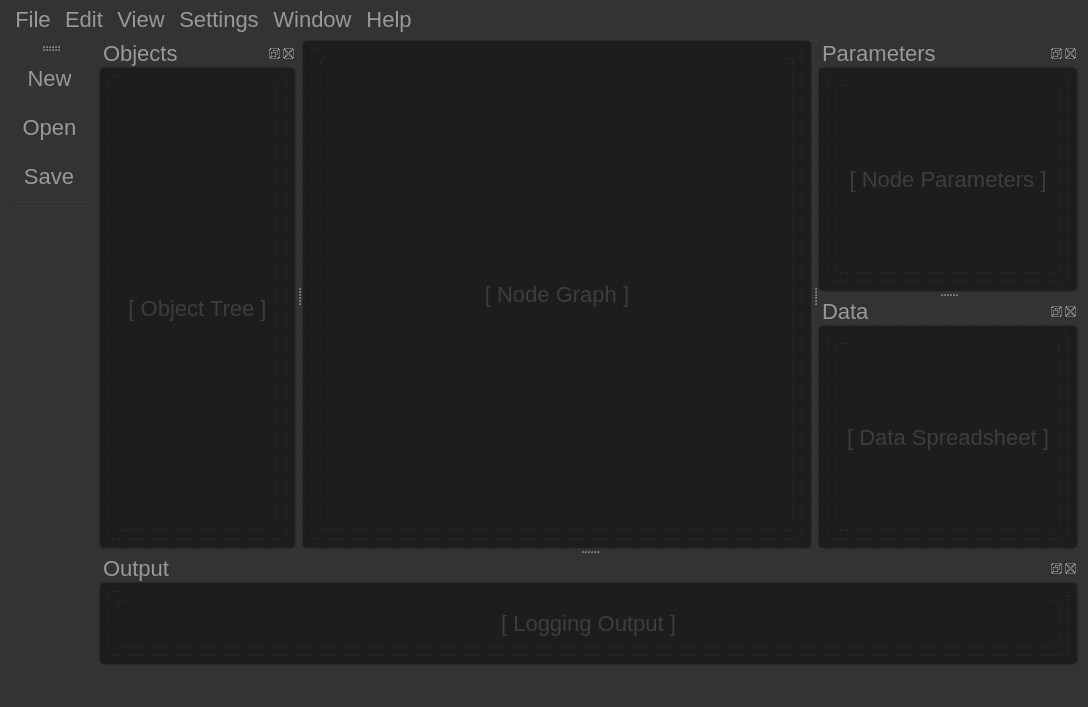
<?xml version="1.0" encoding="UTF-8"?>
<ui version="4.0">
 <author>Danger</author>
 <class>MainWindow</class>
 <widget class="QMainWindow" name="MainWindow">
  <property name="geometry">
   <rect>
    <x>0</x>
    <y>0</y>
    <width>1088</width>
    <height>707</height>
   </rect>
  </property>
  <property name="sizePolicy">
   <sizepolicy hsizetype="Preferred" vsizetype="Preferred">
    <horstretch>0</horstretch>
    <verstretch>0</verstretch>
   </sizepolicy>
  </property>
  <property name="minimumSize">
   <size>
    <width>640</width>
    <height>480</height>
   </size>
  </property>
  <property name="windowTitle">
   <string>OctoTools</string>
  </property>
  <property name="windowIcon">
   <iconset resource="resources.qrc">
    <normaloff>:/icons/octotools/octo-tools.svg</normaloff>:/icons/octotools/octo-tools.svg</iconset>
  </property>
  <property name="layoutDirection">
   <enum>Qt::LeftToRight</enum>
  </property>
  <property name="styleSheet">
   <string notr="true">padding:5px; color:#999999; margin-top:0px; margin-bottom:0px; border:0px solid #111111; border-radius:5px; background-color:#333333; font-size: 22px</string>
  </property>
  <property name="documentMode">
   <bool>false</bool>
  </property>
  <property name="dockOptions">
   <set>QMainWindow::AllowNestedDocks|QMainWindow::AllowTabbedDocks|QMainWindow::AnimatedDocks</set>
  </property>
  <property name="unifiedTitleAndToolBarOnMac">
   <bool>false</bool>
  </property>
  <widget class="QWidget" name="centralwidget">
   <property name="acceptDrops">
    <bool>true</bool>
   </property>
   <property name="statusTip">
    <string>Node Graph</string>
   </property>
   <property name="autoFillBackground">
    <bool>false</bool>
   </property>
   <property name="styleSheet">
    <string notr="true">background-color:#1d1d1d; color:#3d3d3d;padding:10px; border:1px dashed #333;</string>
   </property>
   <layout class="QVBoxLayout" name="verticalLayout_4">
    <item>
     <widget class="QWidget" name="widget_5" native="true">
      <layout class="QVBoxLayout" name="verticalLayout_10">
       <item>
        <widget class="QLabel" name="label_3">
         <property name="minimumSize">
          <size>
           <width>24</width>
           <height>24</height>
          </size>
         </property>
         <property name="text">
          <string>[ Node Graph ]</string>
         </property>
         <property name="scaledContents">
          <bool>true</bool>
         </property>
         <property name="alignment">
          <set>Qt::AlignCenter</set>
         </property>
         <property name="wordWrap">
          <bool>false</bool>
         </property>
         <property name="indent">
          <number>0</number>
         </property>
         <property name="openExternalLinks">
          <bool>false</bool>
         </property>
        </widget>
       </item>
      </layout>
     </widget>
    </item>
   </layout>
  </widget>
  <widget class="QStatusBar" name="Status">
   <property name="styleSheet">
    <string notr="true">padding:10px</string>
   </property>
  </widget>
  <widget class="QToolBar" name="ToolBar">
   <property name="sizePolicy">
    <sizepolicy hsizetype="Fixed" vsizetype="Preferred">
     <horstretch>0</horstretch>
     <verstretch>0</verstretch>
    </sizepolicy>
   </property>
   <property name="minimumSize">
    <size>
     <width>0</width>
     <height>0</height>
    </size>
   </property>
   <property name="windowTitle">
    <string>toolBar</string>
   </property>
   <property name="statusTip">
    <string>Tool Bar</string>
   </property>
   <property name="styleSheet">
    <string notr="true">padding:10px;</string>
   </property>
   <property name="iconSize">
    <size>
     <width>30</width>
     <height>30</height>
    </size>
   </property>
   <property name="toolButtonStyle">
    <enum>Qt::ToolButtonIconOnly</enum>
   </property>
   <property name="floatable">
    <bool>false</bool>
   </property>
   <attribute name="toolBarArea">
    <enum>LeftToolBarArea</enum>
   </attribute>
   <attribute name="toolBarBreak">
    <bool>false</bool>
   </attribute>
   <addaction name="actionNew"/>
   <addaction name="actionOpen"/>
   <addaction name="actionSave"/>
   <addaction name="separator"/>
   <addaction name="separator"/>
  </widget>
  <widget class="QDockWidget" name="dockWidget">
   <property name="cursor">
    <cursorShape>SizeAllCursor</cursorShape>
   </property>
   <property name="windowIcon">
    <iconset resource="resources.qrc">
     <normaloff>:/icons/svg/material/outlined/Editor/table_chart.svg</normaloff>:/icons/svg/material/outlined/Editor/table_chart.svg</iconset>
   </property>
   <property name="statusTip">
    <string>Object Tree</string>
   </property>
   <property name="styleSheet">
    <string notr="true">padding:10px; border:1px dashed #333;</string>
   </property>
   <property name="floating">
    <bool>false</bool>
   </property>
   <property name="features">
    <set>QDockWidget::AllDockWidgetFeatures</set>
   </property>
   <property name="windowTitle">
    <string>Objects</string>
   </property>
   <attribute name="dockWidgetArea">
    <number>1</number>
   </attribute>
   <widget class="QWidget" name="dockWidgetContents">
    <property name="cursor">
     <cursorShape>ArrowCursor</cursorShape>
    </property>
    <property name="styleSheet">
     <string notr="true">background-color:#1d1d1d; color:#3d3d3d;</string>
    </property>
    <layout class="QVBoxLayout" name="verticalLayout">
     <item>
      <widget class="QWidget" name="widget" native="true">
       <property name="focusPolicy">
        <enum>Qt::NoFocus</enum>
       </property>
       <property name="styleSheet">
        <string notr="true"/>
       </property>
       <layout class="QVBoxLayout" name="verticalLayout_2">
        <item>
         <widget class="QLabel" name="label_4">
          <property name="text">
           <string>[ Object Tree ]</string>
          </property>
          <property name="alignment">
           <set>Qt::AlignCenter</set>
          </property>
         </widget>
        </item>
       </layout>
      </widget>
     </item>
    </layout>
   </widget>
  </widget>
  <widget class="QDockWidget" name="dockWidget_2">
   <property name="cursor">
    <cursorShape>SizeAllCursor</cursorShape>
   </property>
   <property name="statusTip">
    <string>Node Parameters</string>
   </property>
   <property name="styleSheet">
    <string notr="true">padding:10px; border:1px dashed #333;</string>
   </property>
   <property name="windowTitle">
    <string>Parameters</string>
   </property>
   <attribute name="dockWidgetArea">
    <number>2</number>
   </attribute>
   <widget class="QWidget" name="dockWidgetContents_3">
    <property name="cursor">
     <cursorShape>ArrowCursor</cursorShape>
    </property>
    <property name="styleSheet">
     <string notr="true">background-color:#1d1d1d; color:#3d3d3d;</string>
    </property>
    <layout class="QVBoxLayout" name="verticalLayout_3">
     <item>
      <widget class="QWidget" name="widget_2" native="true">
       <layout class="QVBoxLayout" name="verticalLayout_8">
        <item>
         <widget class="QLabel" name="label">
          <property name="text">
           <string>[ Node Parameters ]</string>
          </property>
          <property name="alignment">
           <set>Qt::AlignCenter</set>
          </property>
         </widget>
        </item>
       </layout>
      </widget>
     </item>
    </layout>
   </widget>
  </widget>
  <widget class="QDockWidget" name="dockWidget_3">
   <property name="cursor">
    <cursorShape>SizeAllCursor</cursorShape>
   </property>
   <property name="statusTip">
    <string>Output Log</string>
   </property>
   <property name="autoFillBackground">
    <bool>false</bool>
   </property>
   <property name="styleSheet">
    <string notr="true">padding:10px; border:1px dashed #333;</string>
   </property>
   <property name="windowTitle">
    <string>Output</string>
   </property>
   <attribute name="dockWidgetArea">
    <number>8</number>
   </attribute>
   <widget class="QWidget" name="dockWidgetContents_4">
    <property name="cursor">
     <cursorShape>ArrowCursor</cursorShape>
    </property>
    <property name="styleSheet">
     <string notr="true">background-color:#1d1d1d; color:#3d3d3d;</string>
    </property>
    <layout class="QVBoxLayout" name="verticalLayout_7">
     <item>
      <widget class="QWidget" name="widget_4" native="true">
       <layout class="QVBoxLayout" name="verticalLayout_9">
        <item>
         <widget class="QLabel" name="label_2">
          <property name="text">
           <string>[ Logging Output ]</string>
          </property>
          <property name="alignment">
           <set>Qt::AlignCenter</set>
          </property>
         </widget>
        </item>
       </layout>
      </widget>
     </item>
    </layout>
   </widget>
  </widget>
  <widget class="QDockWidget" name="dockWidget_4">
   <property name="cursor">
    <cursorShape>SizeAllCursor</cursorShape>
   </property>
   <property name="statusTip">
    <string>Data Spreadsheet</string>
   </property>
   <property name="styleSheet">
    <string notr="true">padding:10px; border:1px dashed #333;</string>
   </property>
   <property name="windowTitle">
    <string extracomment="choice as">Data </string>
   </property>
   <attribute name="dockWidgetArea">
    <number>2</number>
   </attribute>
   <widget class="QWidget" name="dockWidgetContents_5">
    <property name="cursor">
     <cursorShape>ArrowCursor</cursorShape>
    </property>
    <property name="styleSheet">
     <string notr="true">background-color:#1d1d1d; color:#3d3d3d;</string>
    </property>
    <layout class="QVBoxLayout" name="verticalLayout_5">
     <item>
      <widget class="QWidget" name="widget_3" native="true">
       <layout class="QVBoxLayout" name="verticalLayout_6">
        <item>
         <widget class="QLabel" name="label_5">
          <property name="text">
           <string>[ Data Spreadsheet ]</string>
          </property>
          <property name="alignment">
           <set>Qt::AlignCenter</set>
          </property>
         </widget>
        </item>
       </layout>
      </widget>
     </item>
    </layout>
   </widget>
  </widget>
  <widget class="QToolBar" name="RightToolBar">
   <property name="maximumSize">
    <size>
     <width>10</width>
     <height>10</height>
    </size>
   </property>
   <property name="windowTitle">
    <string>toolBar</string>
   </property>
   <property name="styleSheet">
    <string notr="true">padding:0px</string>
   </property>
   <property name="movable">
    <bool>false</bool>
   </property>
   <attribute name="toolBarArea">
    <enum>RightToolBarArea</enum>
   </attribute>
   <attribute name="toolBarBreak">
    <bool>false</bool>
   </attribute>
  </widget>
  <widget class="QMenuBar" name="menuBar">
   <property name="geometry">
    <rect>
     <x>0</x>
     <y>0</y>
     <width>1088</width>
     <height>46</height>
    </rect>
   </property>
   <widget class="QMenu" name="menuFile">
    <property name="title">
     <string>File</string>
    </property>
    <addaction name="actionOpen_2"/>
    <addaction name="actionOpen_3"/>
    <addaction name="actionSave_2"/>
    <addaction name="actionQuit"/>
   </widget>
   <widget class="QMenu" name="menuEdit">
    <property name="title">
     <string>Edit</string>
    </property>
   </widget>
   <widget class="QMenu" name="menuView">
    <property name="title">
     <string>View</string>
    </property>
   </widget>
   <widget class="QMenu" name="menuSettings">
    <property name="title">
     <string>Settings</string>
    </property>
   </widget>
   <widget class="QMenu" name="menuWindow">
    <property name="title">
     <string>Window</string>
    </property>
   </widget>
   <widget class="QMenu" name="menuHelp">
    <property name="title">
     <string>Help</string>
    </property>
    <addaction name="actionAbout"/>
   </widget>
   <addaction name="menuFile"/>
   <addaction name="menuEdit"/>
   <addaction name="menuView"/>
   <addaction name="menuSettings"/>
   <addaction name="menuWindow"/>
   <addaction name="menuHelp"/>
  </widget>
  <action name="actionNew">
   <property name="icon">
    <iconset resource="resources.qrc">
     <normaloff>:/icons/octotools/task.svg</normaloff>:/icons/octotools/task.svg</iconset>
   </property>
   <property name="text">
    <string>New</string>
   </property>
   <property name="statusTip">
    <string>New File</string>
   </property>
  </action>
  <action name="actionOpen">
   <property name="icon">
    <iconset resource="resources.qrc">
     <normaloff>:/icons/octotools/folder_02.svg</normaloff>:/icons/octotools/folder_02.svg</iconset>
   </property>
   <property name="text">
    <string>Open</string>
   </property>
   <property name="statusTip">
    <string>Open File</string>
   </property>
  </action>
  <action name="actionSave">
   <property name="icon">
    <iconset resource="resources.qrc">
     <normaloff>:/icons/octotools/floppy-disk.svg</normaloff>:/icons/octotools/floppy-disk.svg</iconset>
   </property>
   <property name="text">
    <string>Save</string>
   </property>
   <property name="statusTip">
    <string>Save File</string>
   </property>
  </action>
  <action name="actionSave_As">
   <property name="icon">
    <iconset resource="resources.qrc">
     <normaloff>:/icons/svg/material/outlined/Content/save.svg</normaloff>:/icons/svg/material/outlined/Content/save.svg</iconset>
   </property>
   <property name="text">
    <string>Save As</string>
   </property>
   <property name="statusTip">
    <string>Save File As...</string>
   </property>
  </action>
  <action name="actionRecent_File">
   <property name="icon">
    <iconset resource="resources.qrc">
     <normaloff>:/icons/svg/material/TwoTone/Image/timelapse.svg</normaloff>:/icons/svg/material/TwoTone/Image/timelapse.svg</iconset>
   </property>
   <property name="text">
    <string>Recent File 01</string>
   </property>
  </action>
  <action name="actionRecent_File_02">
   <property name="icon">
    <iconset resource="resources.qrc">
     <normaloff>:/icons/svg/material/TwoTone/Image/timelapse.svg</normaloff>:/icons/svg/material/TwoTone/Image/timelapse.svg</iconset>
   </property>
   <property name="text">
    <string>Recent File 02</string>
   </property>
  </action>
  <action name="actionRecent_File_03">
   <property name="icon">
    <iconset resource="resources.qrc">
     <normaloff>:/icons/svg/material/TwoTone/Image/timelapse.svg</normaloff>:/icons/svg/material/TwoTone/Image/timelapse.svg</iconset>
   </property>
   <property name="text">
    <string>Recent File 03</string>
   </property>
  </action>
  <action name="actionMode">
   <property name="checkable">
    <bool>true</bool>
   </property>
   <property name="icon">
    <iconset resource="resources.qrc">
     <normaloff>:/icons/svg/material/outlined/Toggle/toggle_off.svg</normaloff>
     <normalon>:/icons/svg/material/outlined/Toggle/toggle_on.svg</normalon>:/icons/svg/material/outlined/Toggle/toggle_off.svg</iconset>
   </property>
   <property name="text">
    <string>Mode</string>
   </property>
   <property name="toolTip">
    <string>Mode</string>
   </property>
   <property name="statusTip">
    <string>View Mode Switch</string>
   </property>
  </action>
  <action name="actionObjects">
   <property name="checkable">
    <bool>true</bool>
   </property>
   <property name="icon">
    <iconset resource="resources.qrc">
     <normaloff>:/icons/svg/material/TwoTone/Content/font_download.svg</normaloff>:/icons/svg/material/TwoTone/Content/font_download.svg</iconset>
   </property>
   <property name="text">
    <string>Objects</string>
   </property>
  </action>
  <action name="actionParameters">
   <property name="checkable">
    <bool>true</bool>
   </property>
   <property name="text">
    <string>Parameters</string>
   </property>
  </action>
  <action name="actionData_Spreadsheet">
   <property name="checkable">
    <bool>true</bool>
   </property>
   <property name="text">
    <string>Data Spreadsheet</string>
   </property>
  </action>
  <action name="actionOutput_Log">
   <property name="checkable">
    <bool>true</bool>
   </property>
   <property name="text">
    <string>Output Log</string>
   </property>
  </action>
  <action name="actionFile">
   <property name="text">
    <string>File</string>
   </property>
   <property name="toolTip">
    <string>File</string>
   </property>
  </action>
  <action name="actionlogo">
   <property name="icon">
    <iconset resource="resources.qrc">
     <normaloff>:/icons/octotools/octo-tools.svg</normaloff>:/icons/octotools/octo-tools.svg</iconset>
   </property>
   <property name="text">
    <string/>
   </property>
  </action>
  <action name="actionEdit">
   <property name="text">
    <string>Edit</string>
   </property>
   <property name="toolTip">
    <string>Edit</string>
   </property>
  </action>
  <action name="actionView">
   <property name="text">
    <string>View</string>
   </property>
   <property name="toolTip">
    <string>File</string>
   </property>
  </action>
  <action name="actionSettings">
   <property name="text">
    <string>Settings</string>
   </property>
  </action>
  <action name="actionWindow">
   <property name="text">
    <string>Window</string>
   </property>
  </action>
  <action name="actionHelp">
   <property name="text">
    <string>Help</string>
   </property>
  </action>
  <action name="actionMaximize">
   <property name="icon">
    <iconset resource="resources.qrc">
     <normaloff>:/icons/svg/material/outlined/Image/crop_din.svg</normaloff>:/icons/svg/material/outlined/Image/crop_din.svg</iconset>
   </property>
   <property name="text">
    <string>Maximize</string>
   </property>
  </action>
  <action name="actionMinimize">
   <property name="icon">
    <iconset resource="resources.qrc">
     <normaloff>:/icons/svg/material/TwoTone/Content/remove.svg</normaloff>:/icons/svg/material/TwoTone/Content/remove.svg</iconset>
   </property>
   <property name="text">
    <string>Minimize</string>
   </property>
  </action>
  <action name="actionClose">
   <property name="icon">
    <iconset resource="resources.qrc">
     <normaloff>:/icons/svg/material/TwoTone/Navigation/close.svg</normaloff>:/icons/svg/material/TwoTone/Navigation/close.svg</iconset>
   </property>
   <property name="text">
    <string>Close</string>
   </property>
  </action>
  <action name="actionOpen_2">
   <property name="text">
    <string>New</string>
   </property>
  </action>
  <action name="actionOpen_3">
   <property name="text">
    <string>Open</string>
   </property>
  </action>
  <action name="actionSave_2">
   <property name="text">
    <string>Save</string>
   </property>
  </action>
  <action name="actionQuit">
   <property name="text">
    <string>Quit</string>
   </property>
  </action>
  <action name="actionAbout">
   <property name="text">
    <string>About</string>
   </property>
  </action>
 </widget>
 <resources>
  <include location="resources.qrc"/>
 </resources>
 <connections/>
</ui>
